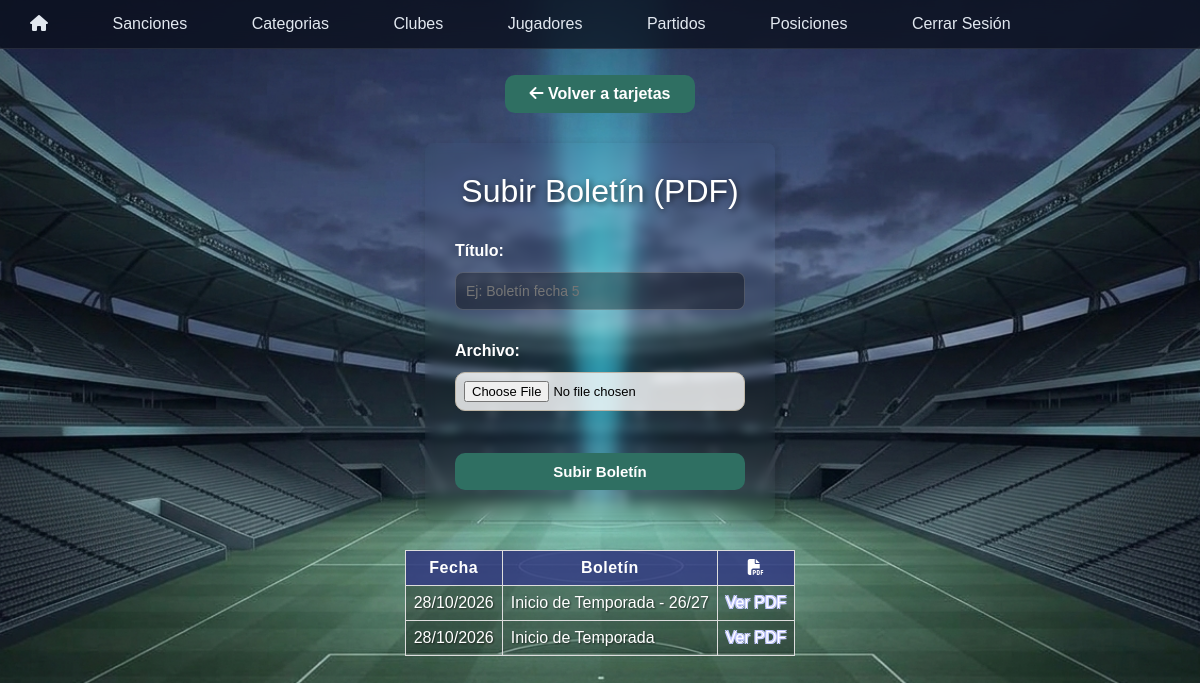
Page /sanciones/boletines.php (signed in) on the committed database.
### tables this page shows
CREATE TABLE `boletines` (
  `id` int(11) NOT NULL,
  `titulo` varchar(100) NOT NULL,
  `archivo` varchar(255) NOT NULL,
  `fecha` date NOT NULL
);

### sanciones/boletines.php (the view, shortened to what this page needs)
<?php
require_once __DIR__ . "/../conexion.php";
$resultadoBoletines = mysqli_query($conn, "SELECT * FROM boletines ORDER BY fecha DESC, id DESC");
?>
<!DOCTYPE html>
<html lang="es">
<head>
    <link href="sanciones.css" rel="stylesheet">
</head>
<body>
    <header>
        <?php include '../nav/nav.php'; ?>
    </header>
<div class="botonera">
    <a href="gestionarSanciones.php" class="boton"><i class="fa-solid fa-arrow-left"></i> Volver a tarjetas</a>
</div>
<form action="boletines.php" method="post" enctype="multipart/form-data">
    <h1>Subir Boletín (PDF)</h1>
    <label for="titulo">Título:</label>
    <input type="text" id="titulo" name="titulo" placeholder="Ej: Boletín fecha 5" required><br>
    <label for="pdf">Archivo:</label>
    <input type="file" id="pdf" name="pdf" accept="application/pdf" required><br>
    <input type="submit" value="Subir Boletín">
</form>
<div class="Tabla">
<table class="tablaClubes">
    <tr>
        <th>Fecha</th>
        <th>Boletín</th>
        <th><i class="fa-solid fa-file-pdf"></i></th>
    </tr>
    <?php
    while ($fila = mysqli_fetch_assoc($resultadoBoletines)) {
        echo "<tr>";
        echo "<td>" . date("d/m/Y", strtotime($fila["fecha"])) . "</td>";
        echo "<td>" . htmlspecialchars($fila["titulo"]) . "</td>";
        echo "<td><a href='boletines/" . htmlspecialchars($fila["archivo"]) . "' target='_blank'>Ver PDF</a></td>";
        echo "</tr>";
    }
    ?>
</table>
</div>
</body>
</html>

### sanciones/sanciones.css (style rules this page uses)
body { margin:0; font-family:Arial, Helvetica, sans-serif; background-image:url("../imagenes/BG.png"); background-size:cover; background-position:center; background-attachment:fixed; }
header { height:50px; }
form { display:flex; flex-direction:column; align-items:center; width:350px; box-sizing:border-box; margin:30px auto 0; padding:30px; border-radius:8px; box-shadow:3px 3px 6px 3px rgba(0,0,0,0.1); backdrop-filter:blur(5px); gap:7px; }
form h1 { font-weight:normal; text-align:center; color:rgb(56,56,56); text-shadow:3px 3px 5px rgba(0,0,0,0.3); margin:0 0 25px; }
form label { align-self:flex-start; font-weight:bold; color: #FFFF; margin-bottom: 5px; }
form input[type="text"], form input[type="date"], form select { width:100%; box-sizing:border-box; padding:10px; border:1px solid rgba(255, 255, 255, 0.18); color: white; border-radius:8px; background:rgba(0, 0, 0, 0.35); font-size:14px; outline:none; transition:.3s; display: block; box-sizing: border-box; }
form input[type="submit"] { width:100%; padding:10px; margin-top:10px; border:none; border-radius:10px; background:#2F6F62; color:white; font-size:15px; font-weight:bold; cursor:pointer; transition:.3s; }
.Tabla { display:flex; width:fit-content; margin:30px auto 0; }
.tablaClubes { border-collapse:collapse; }
.tablaClubes th, .tablaClubes td { border:1px solid #dddddd; padding:8px; }
.tablaClubes a { text-decoration:none; color:white; text-shadow: -1px -1px 0 #c3c9ff, 1px -1px 0 #c3c9ff, -1px 1px 0 #c3c9ff, 1px 1px 0 #c3c9ff; }
.tablaClubes th { color:#31387e; font-weight:700; letter-spacing:.5px; }
form input[type="file"] { width:100%; box-sizing:border-box; padding:8px; border:1px solid #BDB5A6; border-radius:10px; background:rgba(255,255,255,0.8); font-size:13px; }
.tablaClubes td { color:white; text-shadow:1px 1px 2px rgba(0,0,0,.6); }
form h1 { color:white; text-shadow:2px 2px 6px rgba(0,0,0,.7); }
.tablaClubes th { background:rgba(49,56,126,.85); color:white; }
.tablaClubes td { background:rgba(0,0,0,.25); }
.botonera { display:flex; justify-content:center; margin-top:25px; }
.boton { text-decoration:none; color:white; background:#2F6F62; padding:10px 25px; border-radius:10px; font-weight:bold; transition:.3s; }

### rows in the picture
boletines: fecha "28/10/2026", titulo "Inicio de Temporada - 26/27"
boletines: fecha "28/10/2026", titulo "Inicio de Temporada"
